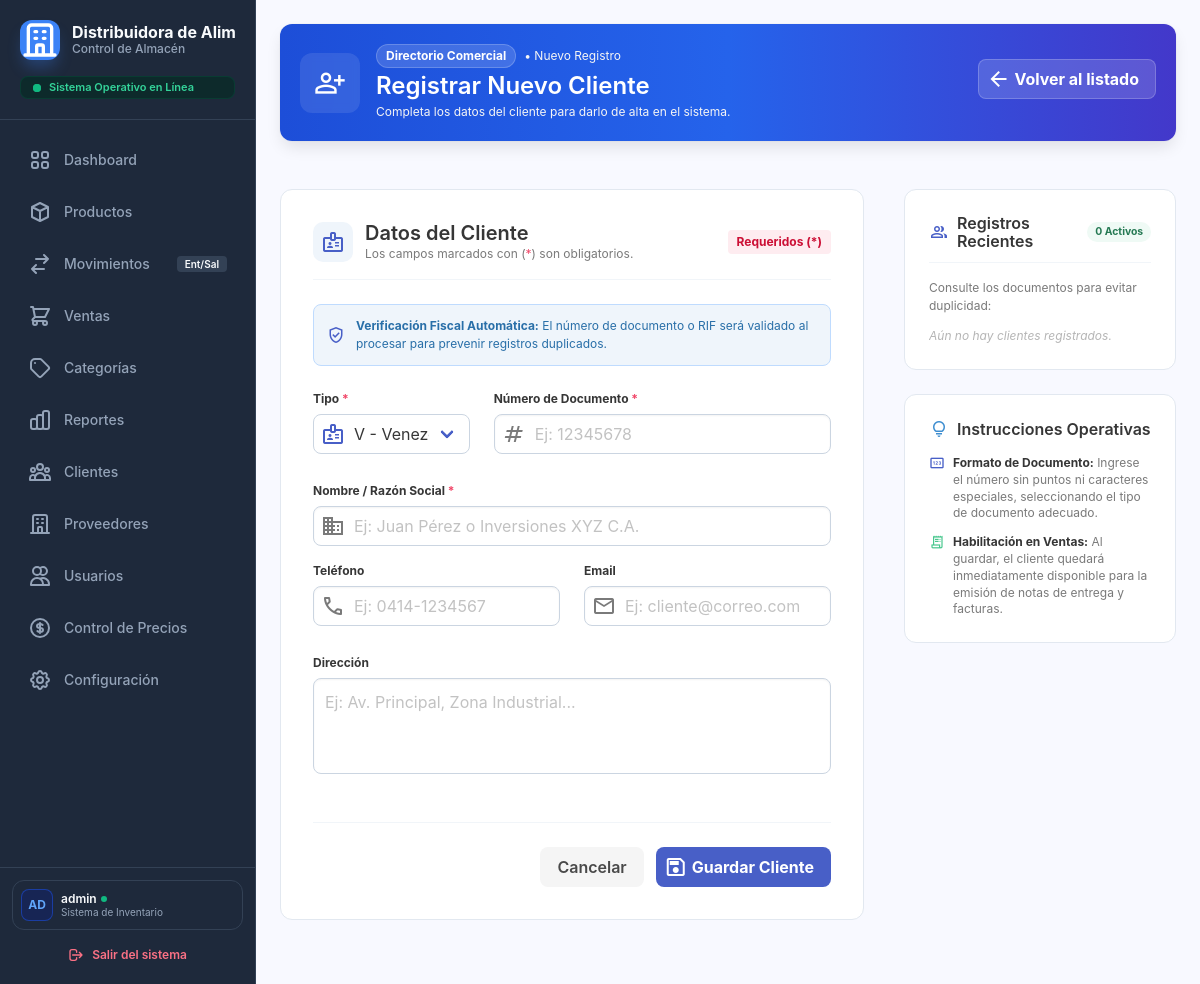
The app's page /index.php?controller=cliente&action=formcrearcliente (signed in), older data.
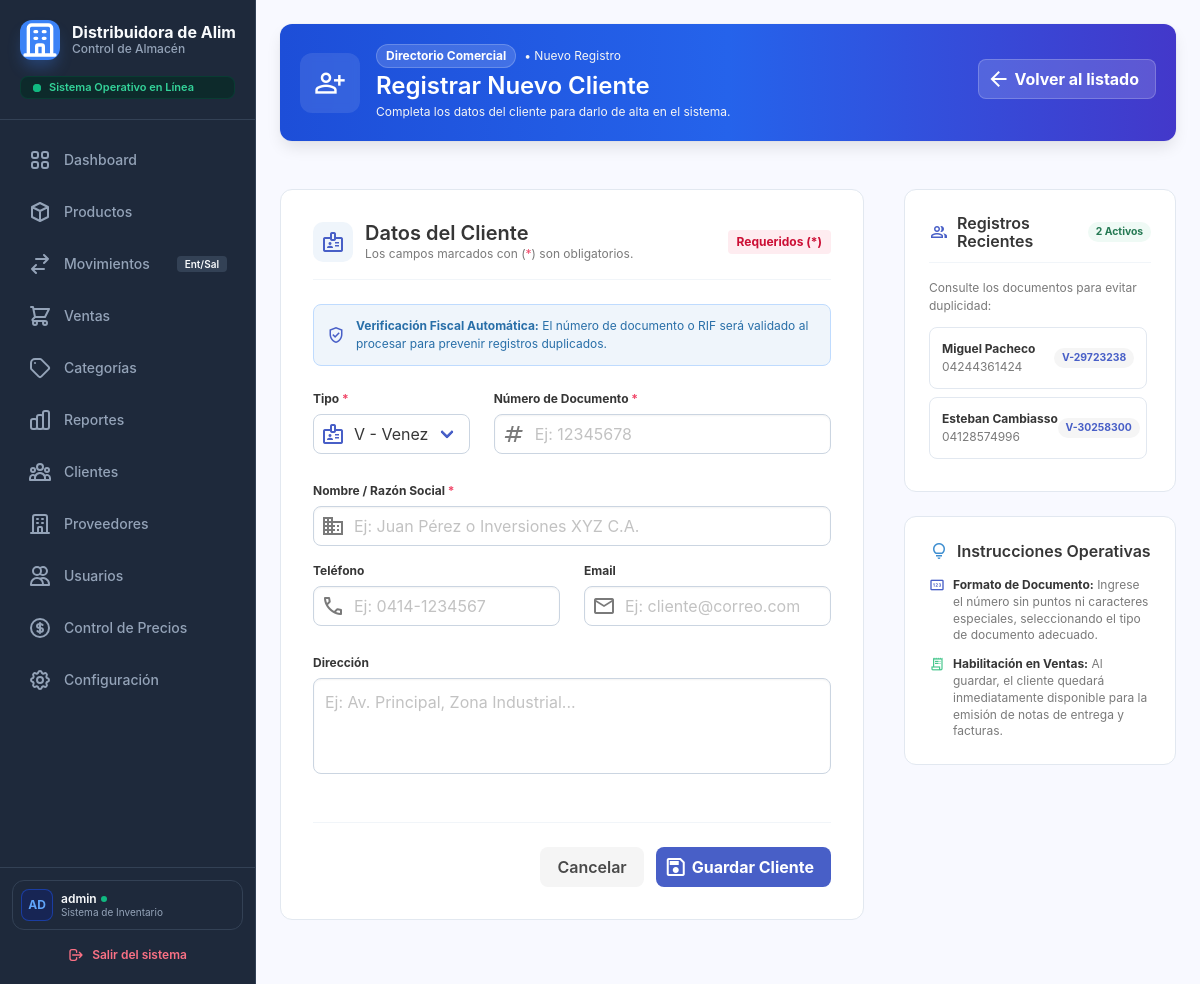
The same page, newer data.
### tables this page shows
CREATE TABLE `clientes` (
  `id_cliente` int(11) NOT NULL,
  `tipo_documento` enum('V','E','J','G') NOT NULL DEFAULT 'V',
  `num_documento` varchar(20) NOT NULL,
  `nombre_razon_social` varchar(150) NOT NULL,
  `telefono` varchar(20) DEFAULT NULL,
  `email` varchar(100) DEFAULT NULL,
  `direccion` varchar(255) DEFAULT NULL,
  `estado` tinyint(1) NOT NULL DEFAULT 1,
  `creado_en` timestamp NOT NULL DEFAULT current_timestamp()
);

### app/controller/clienteController.php (called while the page is built, shortened)
<?php
require_once __DIR__ . '/../model/clienteModel.php';
Class clienteController{
private $clienteModel;
public function __construct(){
    $database = new Database();
    $pdo = $database->getConnection();
    $this->clienteModel = new clienteModel($pdo);
}
public function formcrearcliente(){
    $clientes = $this->clienteModel->getAll();
    require_once __DIR__ . '/../views/clientes/crearcliente.php';
}
}
?>

### public/index.php (called while the page is built, shortened)
<?php
$controlador = $_GET['controller'] ?? 'sistema';
$accion      = $_GET['action']     ?? 'index';
$controlador = is_string($controlador) ? strtolower($controlador) : '';
$accion      = is_string($accion)      ? strtolower($accion)      : '';
$definicion = $rutas[$controlador];
$ruta       = $definicion['acciones'][$accion];
$json       = $ruta['json'];
try {
    $instancia = new $clase();
    $instancia->$accion();
} catch (Throwable $e) {
    registrarEvento('error_interno', $controlador . '/' . $accion . ': ' . $e->getMessage());
    responderError(
        500,
        MODO_DESARROLLO ? $e->getMessage() : 'Ocurrió un error interno. Inténtalo de nuevo más tarde.',
        $json
    );
}

### app/model/clienteModel.php (called while the page is built, shortened)
<?php
Class clienteModel{
private $pdo;
public function __construct($pdo){
    $this->pdo = $pdo;
}
public function getAll(){
    $sql = "SELECT id_cliente, tipo_documento, num_documento,
                       nombre_razon_social, telefono, email, direccion, estado, creado_en
                FROM clientes
                WHERE estado = 1
                ORDER BY nombre_razon_social ASC";
        $stmt = $this->pdo->query($sql);
        return $stmt->fetchAll(PDO::FETCH_ASSOC);
}
}
?>

### app/views/clientes/crearcliente.php (the view, shortened to what the changed rows need)
<!DOCTYPE html>
<html lang="es">
<head>
    <link href="https://cdnjs.cloudflare.com/ajax/libs/font-awesome/6.4.0/css/all.min.css" rel="stylesheet">
    <link href="https://cdn.jsdelivr.net/npm/bulma@0.9.4/css/bulma.min.css" rel="stylesheet">
    <link rel="stylesheet" href="assets/css/sidebar.css" />
    <link rel="stylesheet" href="assets/css/tablas.css" />
</head>
<body class="is-flex" style="background-color: #f8f9ff; height: 100vh; overflow: hidden; width: 100%;">
    <?php require_once __DIR__ . '/../layouts/sidebar.php'; ?>
    <main class="main is-flex-grow-1" style="background-color: #f8f9ff; width: 100%; height: 100vh; overflow-y: auto; overflow-x: hidden;">
        <div class="p-5" style="width: 100%; padding-bottom: 4rem !important;">
            <div class="box mb-6" style="background: linear-gradient(90deg, #1d4ed8 0%, #2563eb 50%, #4338ca 100%); border-radius: 12px; border: none; overflow: hidden; position: relative;">
                <div class="is-flex is-align-items-center is-justify-content-space-between is-flex-wrap-wrap" style="gap: 1.5rem; position: relative; z-index: 2;">
                    <div class="is-flex is-align-items-center" style="gap: 1rem;">
                        <div>
                            <h1 class="title is-4 has-text-white mb-0 mt-1">Registrar Nuevo Cliente</h1>
                        </div>
                    </div>
                </div>
            </div>
            <div class="columns is-variable is-5">
                <div class="column is-8">
                    <form action="index.php?controller=cliente&action=guardar" method="POST" id="formCrearCliente" class="box is-shadowless" style="border: 1px solid #e2e8f0; border-radius: 12px; padding: 2rem;">
                        <div class="is-flex is-align-items-center is-justify-content-space-between mb-5" style="border-bottom: 1px solid #f1f5f9; padding-bottom: 1rem;">
                            <div class="is-flex is-align-items-center" style="gap: 12px;">
                                <div>
                                    <h2 class="title is-5 mb-0 has-text-dark">Datos del Cliente</h2>
                                </div>
                            </div>
                        </div>
                    </form>
                </div>
                <div class="column is-4">
                    <div class="box is-shadowless mb-5" style="border: 1px solid #e2e8f0; border-radius: 12px; padding: 1.5rem;">
                        <div class="is-flex is-align-items-center is-justify-content-space-between mb-4" style="border-bottom: 1px solid #f1f5f9; padding-bottom: 0.75rem;">
                            <div class="is-flex is-align-items-center" style="gap: 8px;">
                                <span class="material-symbols-outlined has-text-link is-size-5">group</span>
                                <h3 class="title is-6 mb-0 has-text-dark">Registros Recientes</h3>
                            </div>
                            <span class="tag is-success is-light is-rounded has-text-weight-bold" style="font-size: 0.65rem;">
                                <?= isset($clientes) ? count($clientes) : 0 ?> Activos
                            </span>
                        </div>
                        <div style="max-height: 240px; overflow-y: auto; padding-right: 4px;">
                            <?php if (!empty($clientes)): ?>
                                <?php
                                    $recientes = array_slice(array_reverse($clientes), 0, 4);
                                ?>
                                <?php foreach ($recientes as $cli): ?>
                                    <div class="is-flex is-align-items-center is-justify-content-space-between p-3 mb-2 has-background-white" style="border-radius: 8px; border: 1px solid #e2e8f0;">
                                        <div class="is-flex is-flex-direction-column" style="max-width: 150px;">
                                            <span class="is-size-7 has-text-weight-bold has-text-dark" style="white-space: nowrap; overflow: hidden; text-overflow: ellipsis;"><?= htmlspecialchars($cli['nombre_razon_social'] ?? 'Sin Nombre') ?></span>
                                            <span class="is-size-7 has-text-grey"><?= htmlspecialchars($cli['telefono'] ?? 'S/N') ?></span>
                                        </div>
                                        <span class="tag is-light is-rounded font-mono has-text-link has-text-weight-bold" style="font-size: 0.65rem;">
                                            <?= htmlspecialchars(($cli['tipo_documento'] ?? 'V') . '-' . ($cli['num_documento'] ?? 'N/A')) ?>
                                        </span>
                                    </div>
                                <?php endforeach; ?>
                            <?php else: ?>
                                <p class="is-size-7 has-text-grey-light is-italic">Aún no hay clientes registrados.</p>
                            <?php endif; ?>
                        </div>
                    </div>
                </div>
            </div>
        </div>
    </main>
</body>
</html>

Row changes from the older to the newer data that the page shows:
added clientes: nombre_razon_social "Miguel Pacheco", telefono "04244361424", tipo_documento+num_documento "V-29723238"
added clientes: nombre_razon_social "Esteban Cambiasso", telefono "04128574996", tipo_documento+num_documento "V-30258300"
Text that changed along with them:
count($clientes): "0" → "2"
text no longer shown: "Aún no hay clientes registrados."
